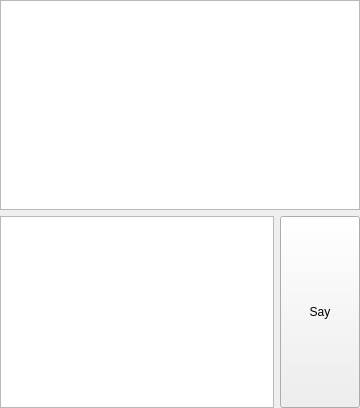
<?xml version="1.0" encoding="UTF-8"?>
<ui version="4.0">
 <class>SpeechControlWidget</class>
 <widget class="QWidget" name="SpeechControlWidget">
  <property name="geometry">
   <rect>
    <x>0</x>
    <y>0</y>
    <width>360</width>
    <height>408</height>
   </rect>
  </property>
  <property name="sizePolicy">
   <sizepolicy hsizetype="Minimum" vsizetype="Minimum">
    <horstretch>0</horstretch>
    <verstretch>0</verstretch>
   </sizepolicy>
  </property>
  <property name="windowTitle">
   <string>Form</string>
  </property>
  <layout class="QGridLayout" name="gridLayout">
   <property name="leftMargin">
    <number>0</number>
   </property>
   <property name="topMargin">
    <number>0</number>
   </property>
   <property name="rightMargin">
    <number>0</number>
   </property>
   <property name="bottomMargin">
    <number>0</number>
   </property>
   <item row="0" column="0" colspan="2">
    <widget class="LogWidget" name="logScrollHistory">
     <property name="sizePolicy">
      <sizepolicy hsizetype="Minimum" vsizetype="Expanding">
       <horstretch>0</horstretch>
       <verstretch>0</verstretch>
      </sizepolicy>
     </property>
    </widget>
   </item>
   <item row="1" column="0">
    <widget class="QPlainTextEdit" name="plainTextEditSpeechText">
     <property name="sizePolicy">
      <sizepolicy hsizetype="Expanding" vsizetype="Minimum">
       <horstretch>0</horstretch>
       <verstretch>0</verstretch>
      </sizepolicy>
     </property>
    </widget>
   </item>
   <item row="1" column="1">
    <widget class="QPushButton" name="pushButtonSay">
     <property name="sizePolicy">
      <sizepolicy hsizetype="Minimum" vsizetype="Minimum">
       <horstretch>0</horstretch>
       <verstretch>0</verstretch>
      </sizepolicy>
     </property>
     <property name="text">
      <string>Say</string>
     </property>
    </widget>
   </item>
  </layout>
 </widget>
 <customwidgets>
  <customwidget>
   <class>LogWidget</class>
   <extends>QPlainTextEdit</extends>
   <header>widgets/LogWidget.hpp</header>
  </customwidget>
 </customwidgets>
 <resources/>
 <connections/>
</ui>
